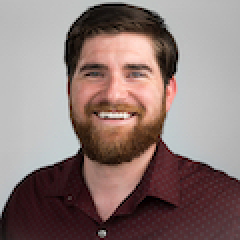
#> input picture python/headshot.jpg, 120 x 120 px (shown 2 times larger)
$ python cartoon.py
#> lines starting #> are read from the running program, lines starting #| are printed output that depends on the picture; after the words box and inside, x2 and y2 are one past the last pixel; in counts of white or black regions, pixels touching at a corner belong together
import cv2
import numpy as np

img = cv2.imread("headshot.jpg")
#> img is the input picture: shape (120, 120, 3); mean B, G, R 118.1, 121, 140.4

gray = cv2.cvtColor(img, cv2.COLOR_BGR2GRAY)
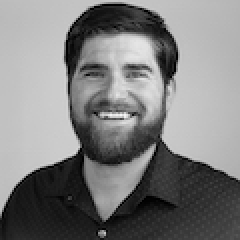
#> gray: shape (120, 120) (shown 2 times larger); min 0, max 247, mean 126.5
gray = cv2.medianBlur(gray,5)
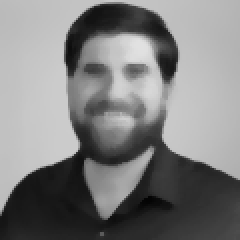
#> gray: shape (120, 120) (shown 2 times larger); min 4, max 225, mean 127.1
edges = cv2.adaptiveThreshold(gray, 255, cv2.ADAPTIVE_THRESH_MEAN_C, cv2.THRESH_BINARY, 9, 9)
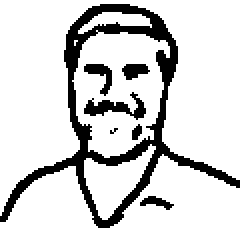
#> edges: shape (120, 120) (shown 2 times larger); 83.6% white; 7 black regions (1 under 20 px), largest, box (x1, y1, x2, y2) and area: (0, 2, 120, 114) 1927, (42, 46, 73, 60) 175, (42, 32, 56, 48) 97, (61, 32, 75, 40) 77, (70, 98, 87, 105) 58, (66, 62, 71, 70) 28

color = cv2.bilateralFilter(img, 9,250,75)
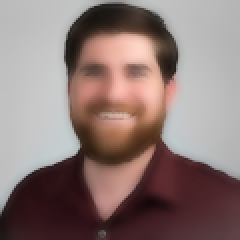
#> color: shape (120, 120, 3) (shown 2 times larger); mean B, G, R 118.2, 121.1, 140.5
cartoon = cv2.bitwise_and(color,color, mask=edges)
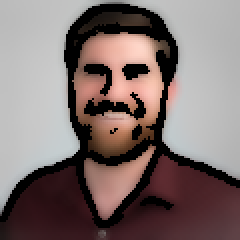
#> cartoon: shape (120, 120, 3) (shown 2 times larger); mean B, G, R 110.2, 112, 127.1

cv2.imshow("Image",img)
cv2.imshow("edges",edges)
cv2.imshow("Cartoon",cartoon)
cv2.waitKey(0)
cv2.destroyAllWindows()
